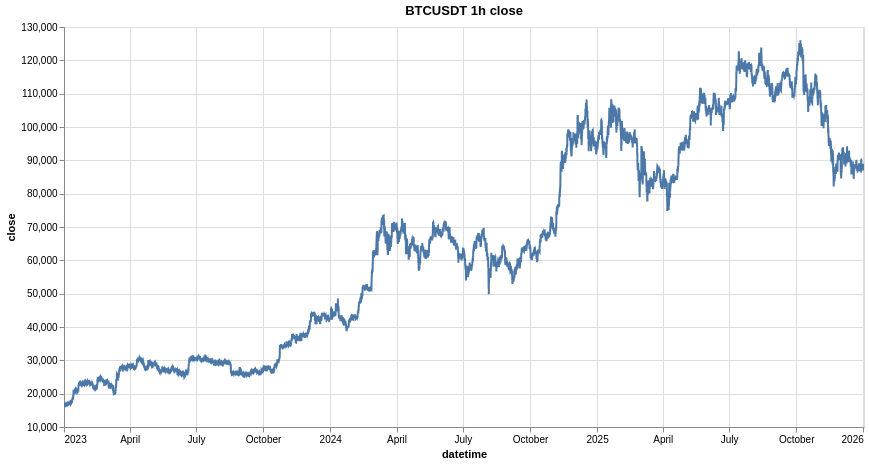

The code cell stored with this chart in its notebook:
### Code cell
alt.data_transformers.enable("vegafusion")
research.plot_dyn_timeseries(ts, sym, 'close', time_interval)

### Figure 1 — Vega specification as saved in the notebook (floating-point values rounded to 4 significant figures; data arrays with more than 128 entries replaced by an {"elided": "..."} marker saying what was removed)
{"$schema": "https://vega.github.io/schema/vega/v6.json", "data": [{"name": "param_db82be42624d4632_store"}, {"name": "param_e9b61157fc812227_store"}, {"name": "source_0", "values": {"elided": "26319 records"}, "transform": [{"type": "formula", "expr": "toDate(datum['datetime'])", "as": "datetime"}]}, {"name": "source_0_y_domain_close", "values": [{"min": 16500.0, "max": 126000.0}]}], "signals": [{"name": "unit", "value": {}, "on": [{"events": "pointermove", "update": "isTuple(group()) ? group() : unit"}]}, {"name": "param_db82be42624d4632", "update": "vlSelectionResolve(\"param_db82be42624d4632_store\", \"union\")"}, {"name": "param_e9b61157fc812227", "update": "vlSelectionResolve(\"param_e9b61157fc812227_store\", \"union\")"}, {"name": "param_db82be42624d4632_datetime", "on": [{"events": [{"source": "view", "type": "dblclick"}], "update": "null"}, {"events": {"signal": "param_db82be42624d4632_translate_delta"}, "update": "panLinear(param_db82be42624d4632_translate_anchor.extent_x, -param_db82be42624d4632_translate_delta.x / width)"}, {"events": {"signal": "param_db82be42624d4632_zoom_delta"}, "update": "zoomLinear(domain(\"x\"), param_db82be42624d4632_zoom_anchor.x, param_db82be42624d4632_zoom_delta)"}]}, {"name": "param_db82be42624d4632_tuple", "on": [{"events": [{"signal": "param_db82be42624d4632_datetime"}], "update": "param_db82be42624d4632_datetime ? {unit: \"\", fields: param_db82be42624d4632_tuple_fields, values: [param_db82be42624d4632_datetime]} : null"}]}, {"name": "param_db82be42624d4632_tuple_fields", "value": [{"field": "datetime", "channel": "x", "type": "R"}]}, {"name": "param_db82be42624d4632_translate_anchor", "value": {}, "on": [{"events": [{"source": "scope", "type": "pointerdown"}], "update": "{x: x(unit), y: y(unit), extent_x: domain(\"x\")}"}]}, {"name": "param_db82be42624d4632_translate_delta", "value": {}, "on": [{"events": [{"source": "window", "between": [{"source": "scope", "type": "pointerdown"}, {"source": "window", "type": "pointerup"}], "consume": true, "type": "pointermove"}], "update": "{x: param_db82be42624d4632_translate_anchor.x - x(unit), y: param_db82be42624d4632_translate_anchor.y - y(unit)}"}]}, {"name": "param_db82be42624d4632_zoom_anchor", "on": [{"events": [{"source": "scope", "consume": true, "type": "wheel"}], "update": "{x: invert(\"x\", x(unit)), y: invert(\"y\", y(unit))}"}]}, {"name": "param_db82be42624d4632_zoom_delta", "on": [{"events": [{"source": "scope", "consume": true, "type": "wheel"}], "update": "pow(1.001, event.deltaY * pow(16, event.deltaMode))", "force": true}]}, {"name": "param_db82be42624d4632_modify", "on": [{"events": {"signal": "param_db82be42624d4632_tuple"}, "update": "modify(\"param_db82be42624d4632_store\", param_db82be42624d4632_tuple, true)"}]}, {"name": "param_e9b61157fc812227_close", "on": [{"events": [{"source": "view", "type": "dblclick"}], "update": "null"}, {"events": {"signal": "param_e9b61157fc812227_translate_delta"}, "update": "panLinear(param_e9b61157fc812227_translate_anchor.extent_y, param_e9b61157fc812227_translate_delta.y / height)"}, {"events": {"signal": "param_e9b61157fc812227_zoom_delta"}, "update": "zoomLinear(domain(\"y\"), param_e9b61157fc812227_zoom_anchor.y, param_e9b61157fc812227_zoom_delta)"}]}, {"name": "param_e9b61157fc812227_tuple", "on": [{"events": [{"signal": "param_e9b61157fc812227_close"}], "update": "param_e9b61157fc812227_close ? {unit: \"\", fields: param_e9b61157fc812227_tuple_fields, values: [param_e9b61157fc812227_close]} : null"}]}, {"name": "param_e9b61157fc812227_tuple_fields", "value": [{"field": "close", "channel": "y", "type": "R"}]}, {"name": "param_e9b61157fc812227_translate_anchor", "value": {}, "on": [{"events": [{"source": "scope", "type": "pointerdown"}], "update": "{x: x(unit), y: y(unit), extent_y: domain(\"y\")}"}]}, {"name": "param_e9b61157fc812227_translate_delta", "value": {}, "on": [{"events": [{"source": "window", "between": [{"source": "scope", "type": "pointerdown"}, {"source": "window", "type": "pointerup"}], "consume": true, "type": "pointermove"}], "update": "{x: param_e9b61157fc812227_translate_anchor.x - x(unit), y: param_e9b61157fc812227_translate_anchor.y - y(unit)}"}]}, {"name": "param_e9b61157fc812227_zoom_anchor", "on": [{"events": [{"source": "scope", "type": "wheel", "consume": true}], "update": "{x: invert(\"x\", x(unit)), y: invert(\"y\", y(unit))}"}]}, {"name": "param_e9b61157fc812227_zoom_delta", "on": [{"events": [{"source": "scope", "type": "wheel", "consume": true}], "update": "pow(1.001, event.deltaY * pow(16, event.deltaMode))", "force": true}]}, {"name": "param_e9b61157fc812227_modify", "on": [{"events": {"signal": "param_e9b61157fc812227_tuple"}, "update": "modify(\"param_e9b61157fc812227_store\", param_e9b61157fc812227_tuple, true)"}]}], "marks": [{"type": "line", "name": "marks", "from": {"data": "source_0"}, "sort": {"field": "x"}, "encode": {"update": {"stroke": {"value": "#4c78a8"}, "x": {"field": "datetime", "scale": "x"}, "tooltip": {"signal": "{\"datetime\": timeFormat(datum[\"datetime\"], \"%b %d, %Y\"), \"close\": format(datum[\"close\"], \"\")}"}, "y": {"field": "close", "scale": "y"}, "defined": {"signal": "isValid(datum[\"datetime\"]) && isFinite(+datum[\"datetime\"]) && isValid(datum[\"close\"]) && isFinite(+datum[\"close\"])"}}}, "interactive": true, "style": ["line"], "clip": true}], "scales": [{"name": "x", "type": "time", "domain": {"data": "source_0", "field": "datetime"}, "range": [0, {"signal": "width"}], "domainRaw": {"signal": "param_db82be42624d4632[\"datetime\"]"}}, {"name": "y", "type": "linear", "domain": [{"signal": "(data(\"source_0_y_domain_close\")[0] || {}).min"}, {"signal": "(data(\"source_0_y_domain_close\")[0] || {}).max"}], "range": [{"signal": "height"}, 0], "zero": false, "nice": true, "domainRaw": {"signal": "param_e9b61157fc812227[\"close\"]"}}], "axes": [{"scale": "x", "labels": false, "maxExtent": 0, "aria": false, "gridScale": "y", "orient": "bottom", "grid": true, "tickCount": {"signal": "ceil(width/40)"}, "zindex": 0, "domain": false, "minExtent": 0, "ticks": false}, {"scale": "y", "gridScale": "x", "grid": true, "domain": false, "zindex": 0, "aria": false, "ticks": false, "minExtent": 0, "tickCount": {"signal": "ceil(height/40)"}, "orient": "left", "labels": false, "maxExtent": 0}, {"scale": "x", "zindex": 0, "title": "datetime", "orient": "bottom", "labelOverlap": true, "tickCount": {"signal": "ceil(width/40)"}, "grid": false, "labelFlush": true}, {"scale": "y", "orient": "left", "labelOverlap": true, "tickCount": {"signal": "ceil(height/40)"}, "zindex": 0, "title": "close", "grid": false}], "title": {"text": "BTCUSDT 1h close", "frame": "group"}, "height": 400, "width": 800, "style": "cell", "background": "white", "padding": 5}
